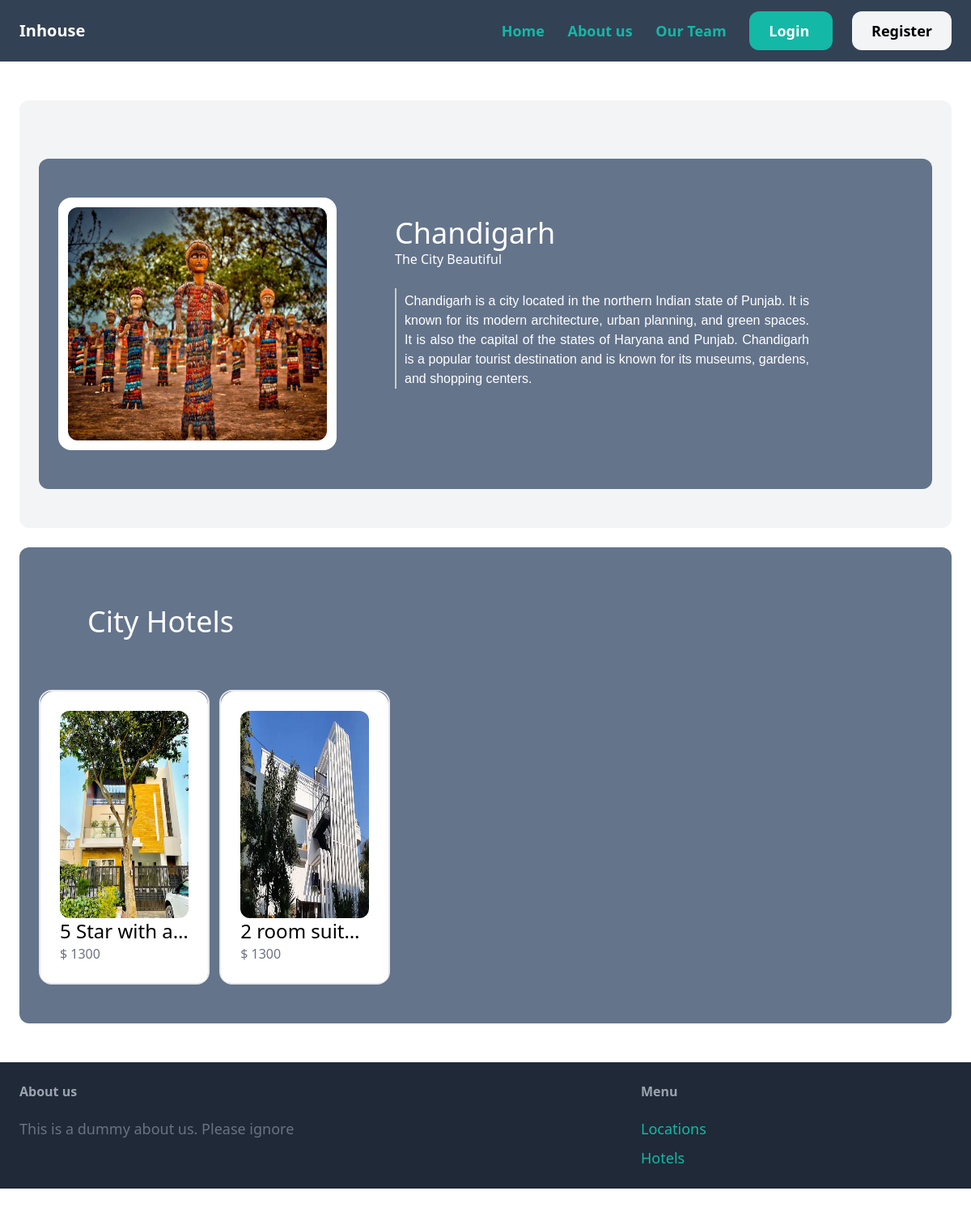
Screenshot of /get_location_detials/Chandigarh/ with the database file from the repository.
### hotel/models.py (models this page shows, shortened)
class Location(models.Model):
    name = models.CharField(max_length=50)
    description = models.TextField()
    long_description = models.TextField(blank=True, null=True)
    short_description = models.CharField(max_length=50, blank=True, null=True)
    image = models.ImageField(upload_to="location_images", blank=True, null=True)

class Hotel(models.Model):
    location = models.ForeignKey(Location, on_delete=models.CASCADE)
    name = models.CharField(max_length=50)
    index = models.CharField(max_length=3)
    description = models.TextField()
    short_description = models.CharField(max_length=50, blank=True, null=True)
    host_description = models.CharField(max_length=50, blank=True, null=True)
    long_description = models.TextField(null=True)
    image = models.ImageField(upload_to="hotel_images", blank=True, null=True)
    price = models.IntegerField()

### hotel/views.py (the view)
# urls.py: path('get_location_detials/<str:location_name>/', get_location_detials, name="get_location_detials"),
def get_location_detials(request, location_name): # api
    location = Location.objects.get(name__iexact=location_name) # sql query
    if not location:
        return {
            "error": "location not found",
            "status_code": 200
        }
    hotels = Hotel.objects.filter(location__name__iexact=location_name)
    context = {
        "location": location,
        "hotels": hotels
    }
    return render(request, "hotel/location_details.html", context=context)

### hotel/templates/hotel/location_details.html
{% extends 'core/base.html' %}
{% block content %}
<div class="mt-6 px-6 py-12 bg-gray-100 rounded-xl">
    <div class="mt-6 px-6 py-12 bg-slate-500  rounded-xl">
        <div class="grid grid-cols-3 gap-3">
            <div class="bg-white p-3 rounded-2xl w-full">
                {% if location.image %}
                    <img src="{{ location.image.url }}" class="rounded-xl w-96 h-72">
                {% else %}
                    <img src="/media/location_images/cities/{{location.name|lower}}.jpg" class="rounded-xl w-96 h-72">
                {% endif %}
            </div>
            <div class="mb-4 ml-9 p-6 text-white col-span-2">
                <h1 class="h1 text-white text-4xl">{{location.name}}</h1>
                <div class="h3">{{location.description}}</div>
                <br>
                <p class="pt-1 max-w-lg text-white" style="font-size: 16px;line-height: 1.5;font-family: Arial, sans-serif;text-align: justify;border-left: 2px solid #ccc;padding-left: 10px;">
                    {{location.long_description}}</div>
            </div>
        </div>
    </div>
    <div class="mt-6 px-6 py-12 bg-slate-500  rounded-xl">
        <div class="mb-4 ml-9 p-6 text-white">
            <h1 class="h1 text-white text-4xl">City Hotels</h1>
        </div>
        <div class="grid grid-cols-5 gap-3 mt-10">
            {% for hotel in hotels %}
                <a href={% url "get_hotel_detials" hotel_name=hotel.name %} class="border-2 max-w-none rounded-2xl">
                    <div class="p-6 bg-white rounded-b-xl max-w-xs h-full rounded-2xl">
                            <img src="/media/hotels/{{hotel.location.name|lower}}/house{{hotel.index}}.png" class="rounded-xl h-64 w-72">
                        <h2 class="text-2xl truncate">{{hotel.name}}</h2>
                        <p class="text-gray-500">$ {{hotel.price}}</p>
                    </div>
                </a>
            {% endfor %}
        </div>
    </div>
</div>
{% endblock %}

### rows the page displays
Location: name "Chandigarh", description "The City Beautiful", long_description "Chandigarh is a city located in the northern Indian state of Punjab. It is known for its modern architecture, urban planning, and green spaces. It is also the capital of the states of Haryana and Punjab. Chandigarh is a popular tourist destination and is known for its museums, gardens, and shopping centers."
Hotel: shows a picture, name "5 Star with a…", price "1300"
Hotel: shows a picture, name "2 room suit…", price "1300"
